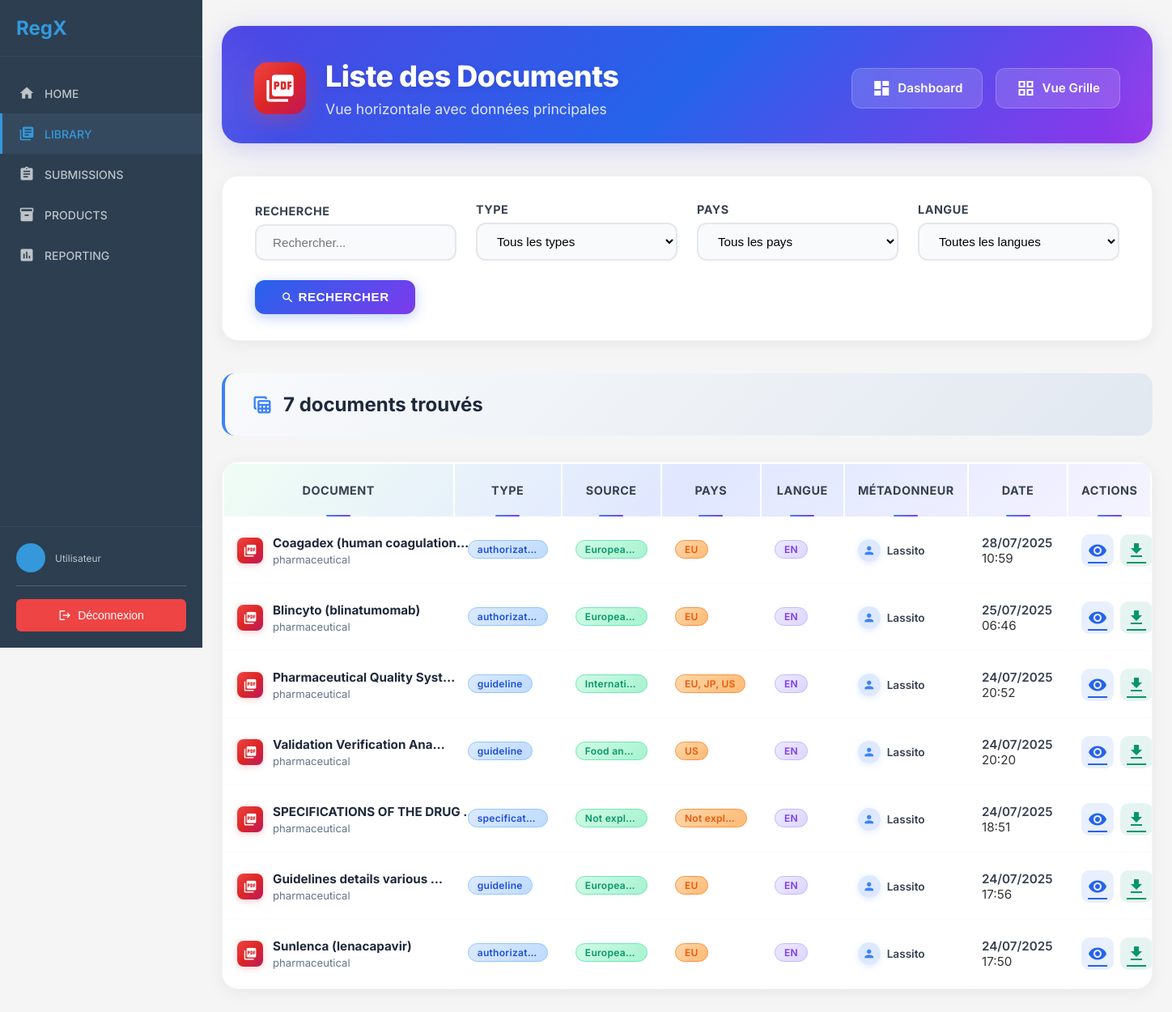
Before: /client/library/documents/horizontal/ with the older database file.
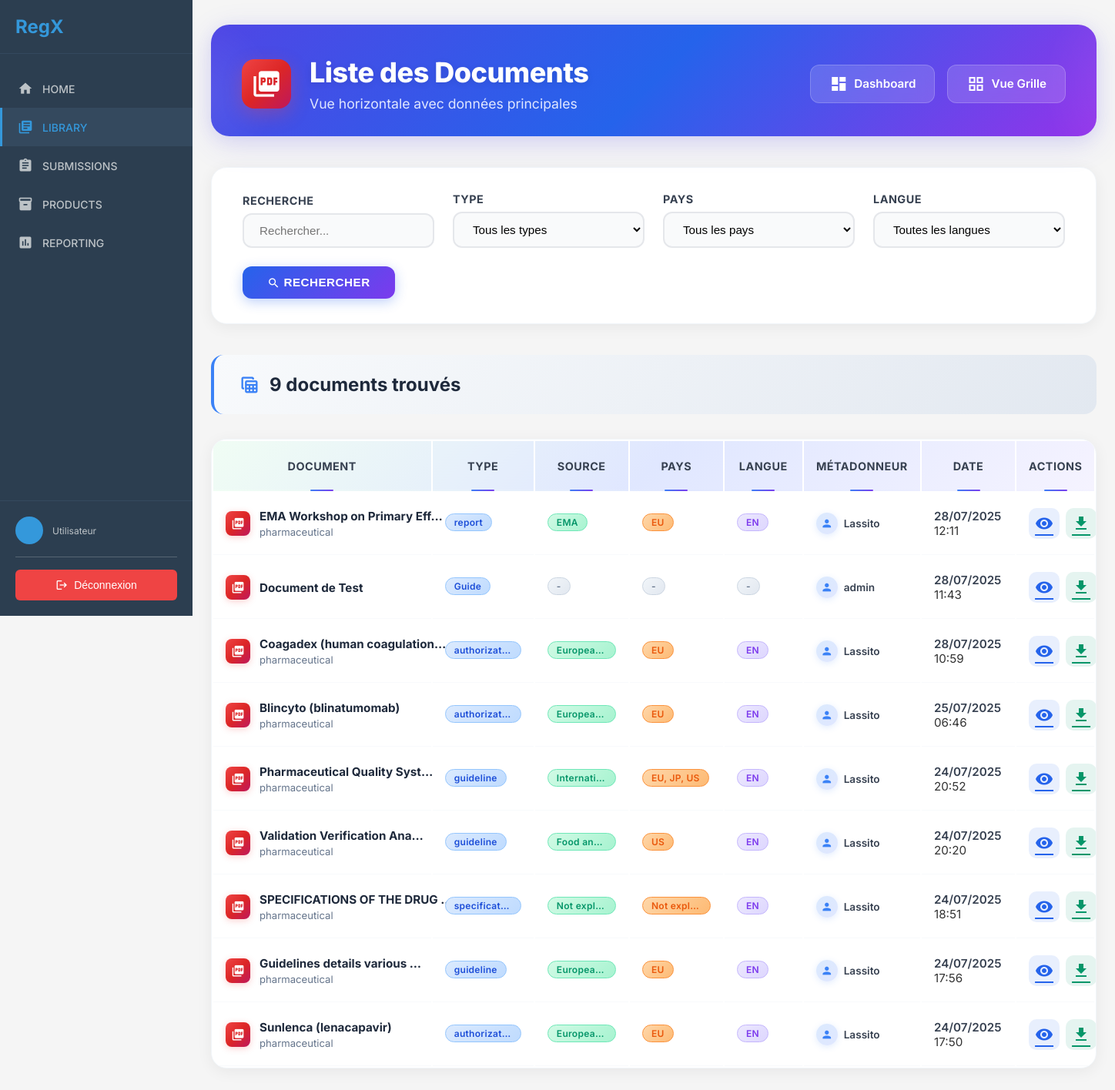
After: the same page with the newer database file.
### rawdocs/models.py (models this page shows, shortened)
class RawDocument(models.Model):
    url = models.URLField(help_text="URL d'origine du PDF", blank=True)
    file = models.FileField(upload_to=pdf_upload_to, help_text="Fichier PDF téléchargé")
    created_at = models.DateTimeField(auto_now_add=True)
    owner = models.ForeignKey(
        settings.AUTH_USER_MODEL,
        on_delete=models.CASCADE,
        related_name='raw_documents',
        null=True, blank=True,
        help_text="Utilisateur qui a téléchargé ce document"
    )
    is_validated = models.BooleanField(default=False, help_text="Document validé par un métadonneur")
    validated_at = models.DateTimeField(null=True, blank=True)
    is_ready_for_expert = models.BooleanField(default=False, help_text="Document prêt pour révision expert")
    expert_ready_at = models.DateTimeField(null=True, blank=True,
                                           help_text="Date à laquelle le document est devenu prêt pour l'expert")
    total_pages = models.IntegerField(default=0, help_text="Nombre total de pages")
    pages_extracted = models.BooleanField(default=False, help_text="Pages extraites individuellement")
    title = models.TextField(blank=True, help_text="Titre du document")
    doc_type = models.CharField("Type", max_length=100, blank=True, help_text="Type du document (guide, rapport…)")
    publication_date = models.CharField(max_length=100, blank=True, help_text="Date de publication")
    version = models.CharField(max_length=50, blank=True, help_text="Version extraite")
    source = models.CharField(max_length=255, blank=True, help_text="Organisation émettrice (EMA, FDA…)")
    context = models.TextField(blank=True, help_text="Contexte extrait (2 phrases max)")
    country = models.CharField(max_length=100, blank=True, help_text="Pays détecté (GPE ou TLD)")
    language = models.CharField(max_length=10, blank=True, help_text="Langue détectée (fr, en…)")
    url_source = models.URLField(blank=True, help_text="URL d'origine pour référence")

### client/library/views.py (the view)
# urls.py: path('documents/horizontal/', views.document_list_horizontal, name='document_list_horizontal'),
def document_list_horizontal(request):
    search = request.GET.get('search', '')
    document_type = request.GET.get('type', '')
    country = request.GET.get('country', '')
    language = request.GET.get('language', '')
    documents_qs = RawDocument.objects.filter(is_validated=True).select_related('owner')
    if search:
        documents_qs = documents_qs.filter(
            Q(title__icontains=search) |
            Q(source__icontains=search) |
            Q(context__icontains=search)
        )
    if document_type:
        documents_qs = documents_qs.filter(doc_type__icontains=document_type)
    if country:
        documents_qs = documents_qs.filter(country__icontains=country)
    if language:
        documents_qs = documents_qs.filter(language__icontains=language)
    documents_qs = documents_qs.order_by('-created_at')
    paginator = Paginator(documents_qs, 50)  # Plus de documents pour la vue horizontale
    page_number = request.GET.get('page')
    documents = paginator.get_page(page_number)
    document_types = RawDocument.objects.filter(is_validated=True).exclude(doc_type='').values_list('doc_type', flat=True).distinct()
    countries = RawDocument.objects.filter(is_validated=True).exclude(country='').values_list('country', flat=True).distinct()
    languages = RawDocument.objects.filter(is_validated=True).exclude(language='').values_list('language', flat=True).distinct()
    context = {
        'documents': documents,
        'document_types': document_types,
        'countries': countries,
        'languages': languages,
        'filters': {
            'search': search,
            'type': document_type,
            'country': country,
            'language': language,
        }
    }
    return render(request, 'client/library/document_list_horizontal.html', context)

### client/templatetags/document_filters.py (called while the page is built)
@register.filter
def document_title(document):
    if document.title and document.title.strip():
        return document.title.strip()
    if document.file:
        clean_name = clean_filename(document.file)
        if clean_name:
            return clean_name
    return "Document sans titre"

### templates/client/library/document_list_horizontal.html (shortened to what this page needs)
{% extends 'client/base.html' %}
{% load static %}
{% load document_filters %}
{% block content %}
<div class="library-container">
    <div class="page-header">
        <div class="page-header-content">
            <div class="page-header-left">
                <div class="page-header-icon">
                    <i class="material-icons">picture_as_pdf</i>
                </div>
                <div class="page-header-titles">
                    <h1>Liste des Documents</h1>
                    <p>Vue horizontale avec données principales</p>
                </div>
            </div>
            <div class="dashboard-tile-links">
                <a href="{% url 'client:library:dashboard' %}" class="dashboard-tile-link">
                    <i class="material-icons">dashboard</i>
                    Dashboard
                </a>
                <a href="{% url 'client:library:document_list' %}" class="dashboard-tile-link">
                    <i class="material-icons">grid_view</i>
                    Vue Grille
                </a>
            </div>
        </div>
    </div>
    <form method="get" class="filters-bar">
        <div class="filters-col">
            <label>RECHERCHE</label>
            <input type="text" name="search" value="{{ filters.search }}" placeholder="Rechercher...">
        </div>
        <div class="filters-col">
            <label>TYPE</label>
            <select name="type">
                <option value="">Tous les types</option>
            </select>
        </div>
        <div class="filters-col">
            <label>PAYS</label>
            <select name="country">
                <option value="">Tous les pays</option>
            </select>
        </div>
        <div class="filters-col">
            <label>LANGUE</label>
            <select name="language">
                <option value="">Toutes les langues</option>
            </select>
        </div>
        <div class="filters-action">
            <button type="submit">
                <i class="material-icons" style="font-size:1.1em;vertical-align: middle;">search</i>
                Rechercher
            </button>
        </div>
    </form>
    <div class="results-header">
        <h2>
            <i class="material-icons">table_view</i>
            {{ documents.paginator.count }} document{{ documents.paginator.count|pluralize }} trouvé{{ documents.paginator.count|pluralize }}
        </h2>
    </div>
    {% if documents %}
    <div class="table-wrap">
        <div class="overflow-x-auto">
            <table>
                <thead>
                    <tr>
                        <th>Document</th>
                        <th>Type</th>
                        <th>Source</th>
                        <th>Pays</th>
                        <th>Langue</th>
                        <th>Métadonneur</th>
                        <th>Date</th>
                        <th>Actions</th>
                    </tr>
                </thead>
                <tbody>
                    {% for document in documents %}
                    <tr onclick="location.href='{% url 'client:library:document_detail' document.pk %}'">
                        <td>
                            <div class="document-icon-container">
                                <div class="document-table-icon">
                                    <i class="material-icons">picture_as_pdf</i>
                                </div>
                                <div class="flex-1 min-w-0">
                                    <span class="doc-title" title="{{ document|document_title }}">
                                        {{ document|document_title|truncatechars:28 }}
                                    </span>
                                    {% if document.context %}
                                    <div class="doc-context" title="{{ document.context }}">
                                        {{ document.context|truncatechars:30 }}
                                    </div>
                                    {% endif %}
                                </div>
                            </div>
                        </td>
                        <td>
                            {% if document.doc_type %}
                            <span class="badge-blue" title="{{ document.doc_type }}">
                                {{ document.doc_type|truncatechars:15 }}
                            </span>
                            {% else %}
                            <span class="badge-gray">-</span>
                            {% endif %}
                        </td>
                        <td>
                            {% if document.source %}
                            <span class="badge-green" title="{{ document.source }}">
                                {{ document.source|truncatechars:12 }}
                            </span>
                            {% else %}
                            <span class="badge-gray">-</span>
                            {% endif %}
                        </td>
                        <td>
                            {% if document.country %}
                            <span class="badge-orange" title="{{ document.country }}">
                                {{ document.country|truncatechars:12 }}
                            </span>
                            {% else %}
                            <span class="badge-gray">-</span>
                            {% endif %}
                        </td>
                        <td>
                            {% if document.language %}
                            <span class="badge-purple" title="{{ document.language }}">
                                {{ document.language|upper|truncatechars:10 }}
                            </span>
                            {% else %}
                            <span class="badge-gray">-</span>
                            {% endif %}
                        </td>
                        <td>
                            <div class="doc-meta-user">
                                <span class="avatar">
                                    <i class="material-icons">person</i>
                                </span>
                                <span>{{ document.owner.username|default:"Anonyme" }}</span>
                            </div>
                        </td>
                        <td>
                            <div style="font-weight: 600; color: #374151;">{{ document.created_at|date:"d/m/Y" }}</div>
                            <div class="text-xs text-gray-400">{{ document.created_at|date:"H:i" }}</div>
                        </td>
                        <td>
                            <div class="doc-actions">
                                <a href="{% url 'client:library:document_detail' document.pk %}" class="view" title="Voir le détail"
                                   onclick="event.stopPropagation();">
                                    <i class="material-icons">visibility</i>
                                </a>
                                <a href="{% url 'client:library:download_document' document.pk %}" class="download" title="Télécharger"
                                   onclick="event.stopPropagation();">
                                    <i class="material-icons">download</i>
                                </a>
                            </div>
                        </td>
                    </tr>
                    {% endfor %}
                </tbody>
            </table>
        </div>
    </div>
    {% endif %}
</div>
{% endblock %}

### templates/client/base.html (shortened to what this page needs)
<!DOCTYPE html>
<html lang="fr">
<head>
    {% load static %}
    <link rel="stylesheet" href="{% static 'css/main.css' %}">
</head>
<body>
    <div class="app-container">
        {% include 'client/includes/sidebar.html' %}
        <div class="main-content">
            {% block content %}{% endblock %}
        </div>
    </div>
</body>
</html>

### templates/client/includes/sidebar.html (shortened to what this page needs)
<div class="sidebar">
    <div class="sidebar-header">
        <h2>RegX</h2>
    </div>
    <nav class="sidebar-nav">
        <a href="{% url 'client:dashboard' %}" class="nav-item {% if request.resolver_match.url_name == 'dashboard' %}active{% endif %}">
            <i class="material-icons">home</i>
            <span>HOME</span>
        </a>
        <a href="/client/library/" class="nav-item {% if 'library' in request.resolver_match.namespace %}active{% endif %}">
            <i class="material-icons">library_books</i>
            <span>LIBRARY</span>
        </a>
        <a href="{% url 'submissions:list' %}" class="nav-item {% if 'submissions' in request.resolver_match.namespace %}active{% endif %}">
            <i class="material-icons">assignment</i>
            <span>SUBMISSIONS</span>
        </a>
        <a href="/client/products/" class="nav-item {% if 'products' in request.resolver_match.namespace %}active{% endif %}">
            <i class="material-icons">inventory</i>
            <span>PRODUCTS</span>
        </a>
        <a href="/client/reports/" class="nav-item {% if 'reports' in request.resolver_match.namespace %}active{% endif %}">
            <i class="material-icons">assessment</i>
            <span>REPORTING</span>
        </a>
    </nav>
   <div class="sidebar-footer">
    <div class="user-info">
        <div class="user-avatar">
        </div>
        <div class="user-details">
            <span class="user-role">
                {% if request.user.userprofile.role == 'client' %}
                    Client
                {% elif request.user.userprofile.role == 'metadonneur' %}
                    Métadonneur
                {% elif request.user.userprofile.role == 'expert' %}
                    Expert
                {% elif request.user.userprofile.role == 'annotateur' %}
                    Annotateur
                {% else %}
                    Utilisateur
                {% endif %}
            </span>
        </div>
    </div>
    <form method="post" action="{% url 'rawdocs:logout' %}" class="logout-form">
        <button type="submit" class="btn-logout">
            <i class="material-icons">logout</i>
            <span>Déconnexion</span>
        </button>
    </form>
</div>
</div>

### static/css/main.css (style rules this page uses)
* { margin: 0; padding: 0; box-sizing: border-box; }
body { font-family: 'Inter', sans-serif; background-color: #f5f5f5; color: #333; }
.app-container { display: flex; min-height: 100vh; }
.sidebar { width: 250px; background-color: #2c3e50; color: white; display: flex; flex-direction: column; position: fixed; height: 100vh; left: 0; top: 0; z-index: 1000; }
.sidebar-header { padding: 20px; border-bottom: 1px solid #34495e; }
.sidebar-header h2 { font-size: 24px; font-weight: 700; color: #3498db; }
.sidebar-nav { flex: 1; padding: 20px 0; }
.nav-item { display: flex; align-items: center; padding: 15px 20px; color: #bdc3c7; text-decoration: none; transition: all 0.3s ease; border-left: 3px solid transparent; }
.nav-item.active { background-color: #34495e; color: #3498db; border-left-color: #3498db; }
.nav-item i { margin-right: 12px; font-size: 20px; }
.nav-item span { font-size: 14px; font-weight: 500; }
.sidebar-footer { padding: 20px; border-top: 1px solid #34495e; }
.user-info { display: flex; align-items: center; }
.user-avatar { width: 36px; height: 36px; border-radius: 50%; background-color: #3498db; display: flex; align-items: center; justify-content: center; margin-right: 12px; font-weight: 600; }
.user-details { display: flex; flex-direction: column; }
.user-role { font-size: 12px; color: #bdc3c7; }
.main-content { flex: 1; margin-left: 250px; min-height: 100vh; }
.logout-form { margin-top: 1rem; padding-top: 1rem; border-top: 1px solid rgba(255, 255, 255, 0.2); }
.btn-logout { width: 100%; display: flex; align-items: center; justify-content: center; gap: 0.5rem; padding: 0.75rem; background: #ef4444; color: white; border: none; border-radius: 6px; cursor: pointer; font-size: 0.875rem; font-weight: 500; transition: all 0.2s ease; }
.btn-logout i { font-size: 1rem; }

Changed rows visible on the page:
added RawDocument: title "EMA Workshop on Primary Eff…", context "pharmaceutical", doc_type "report", source "EMA", country "EU", language "EN", owner.username "Lassito", created_at "28/07/2025", created_at "12:11"
added RawDocument: title "Document de Test", doc_type "Guide", owner.username "admin", created_at "28/07/2025", created_at "11:43"
Other visible differences:
{{ documents.paginator.count }}: "7" → "9"
